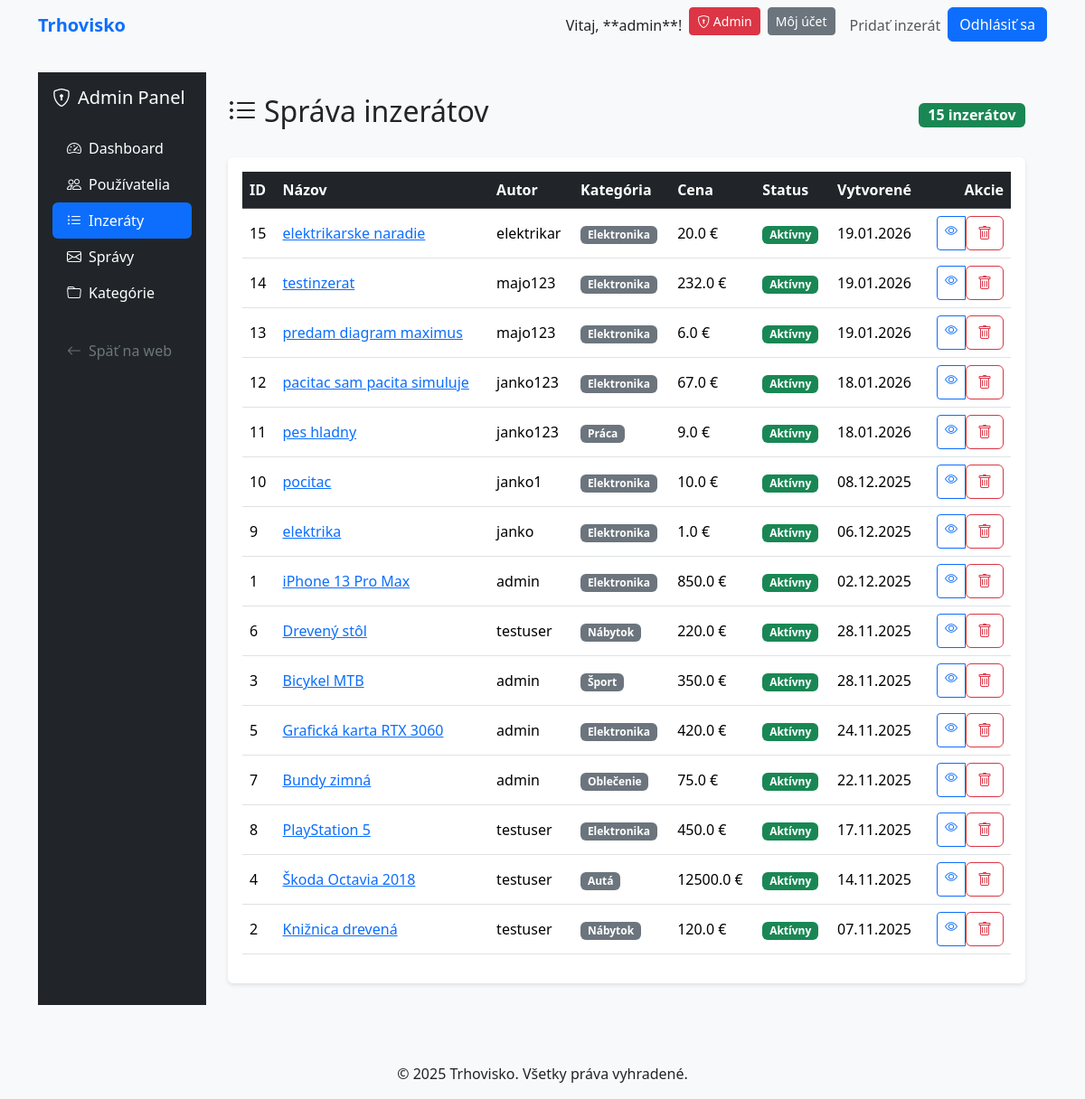
Before: /admin/listings (signed in) with the older database file.
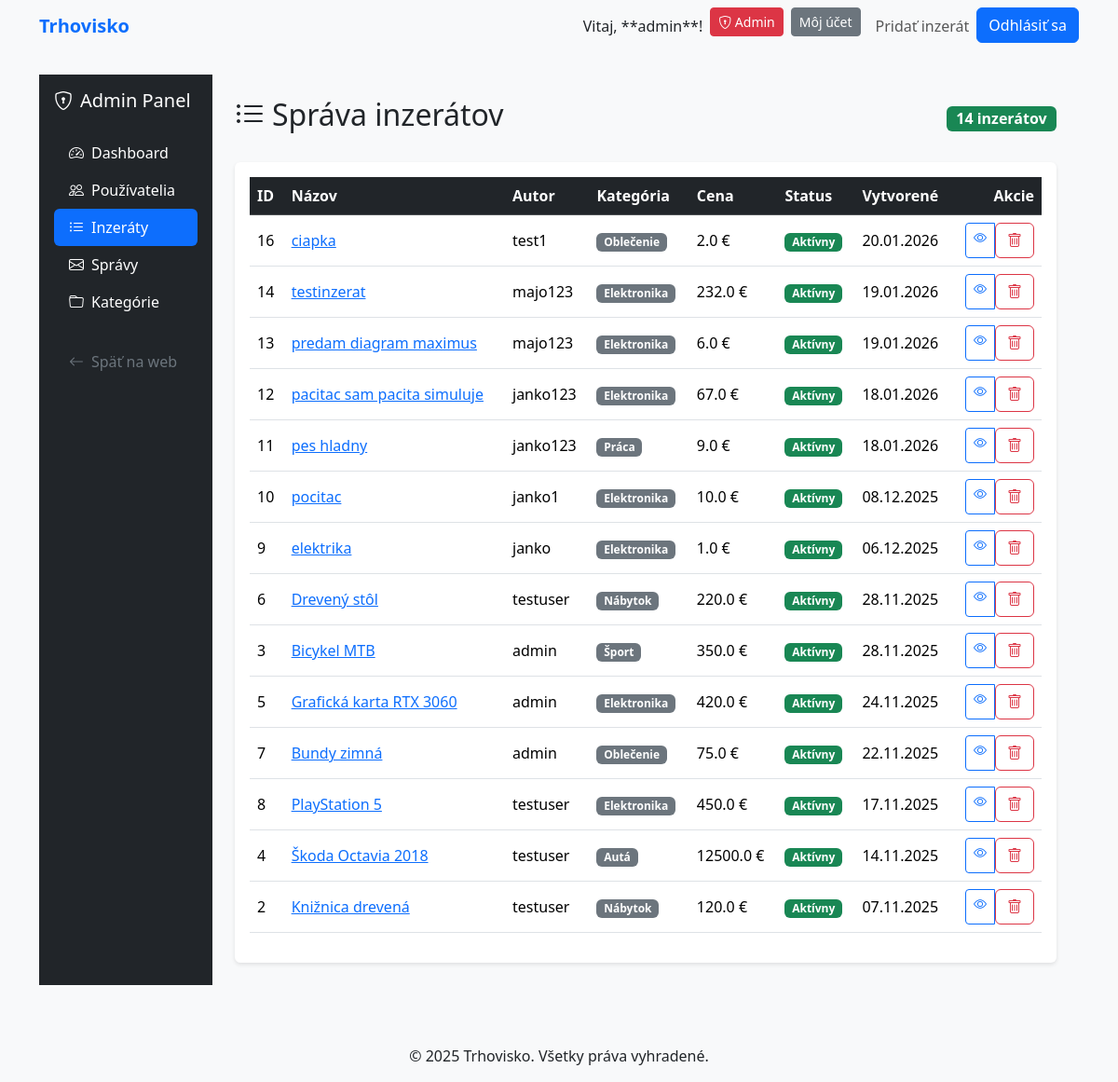
After: the same page with the newer database file.
### models.py (models this page shows, shortened)
class Listing(db.Model):
    id = db.Column(db.Integer, primary_key=True)
    title = db.Column(db.String(200), nullable=False)
    description = db.Column(db.Text, nullable=False)
    price = db.Column(db.Float, nullable=False)
    location = db.Column(db.String(200))
    user_id = db.Column(db.Integer, db.ForeignKey('user.id'), nullable=False)
    category_id = db.Column(db.Integer, db.ForeignKey('category.id'), nullable=False)
    status = db.Column(db.String(20), default='active')
    created_at = db.Column(db.DateTime, default=datetime.utcnow)
    images = db.relationship('Image', backref='listing', lazy=True, cascade='all, delete-orphan')
    messages = db.relationship('Message', backref='listing', lazy=True)
    favorites = db.relationship('Favorite', backref='listing', lazy=True)

class User(db.Model, UserMixin):
    id = db.Column(db.Integer, primary_key=True)
    username = db.Column(db.String(20), unique=True, nullable=False)
    email = db.Column(db.String(120), unique=True, nullable=False)
    password_hash = db.Column(db.String(128), nullable=False)
    role = db.Column(db.String(20), default='user')
    created_at = db.Column(db.DateTime, default=datetime.utcnow)
    listings = db.relationship('Listing', backref='author', lazy=True, cascade='all, delete-orphan')
    sent_messages = db.relationship('Message', foreign_keys=[Message.sender_id], backref='sender', lazy=True, cascade='all, delete-orphan')
    received_messages = db.relationship('Message', foreign_keys=[Message.receiver_id], backref='receiver', lazy=True, cascade='all, delete-orphan')
    favorites = db.relationship('Favorite', backref='user', lazy=True, cascade='all, delete-orphan')
    def is_admin(self):
        return self.role == 'admin'

class Category(db.Model):
    id = db.Column(db.Integer, primary_key=True)
    name = db.Column(db.String(100), nullable=False)
    description = db.Column(db.Text)
    parent_id = db.Column(db.Integer, db.ForeignKey('category.id'), nullable=True)
    listings = db.relationship('Listing', backref='category', lazy=True)
    subcategories = db.relationship('Category', backref=db.backref('parent', remote_side=[id]), lazy=True)

### routes.py (the view)
    @app.route('/admin/listings')
    @login_required
    @admin_required
    def admin_listings():
        listings = Listing.query.order_by(Listing.created_at.desc()).all()
        return render_template('admin/listings.html', listings=listings)

### app.py (called while the page is built)
    @app.context_processor
    def inject_user():
        from flask_login import current_user
        return dict(current_user=current_user)

    @login_manager.user_loader
    def load_user(user_id):
        from models import User
        return db.session.get(User, int(user_id))

### routes.py (called while the page is built)
def admin_required(f):
    from functools import wraps
    @wraps(f)
    def decorated_function(*args, **kwargs):
        if not current_user.is_authenticated or not current_user.is_admin():
            flash('Prístup zamietnutý. Vyžadujú sa administrátorské práva.', 'danger')
            return redirect(url_for('home'))
        return f(*args, **kwargs)
    return decorated_function

### templates/admin/listings.html (shortened to what this page needs)
{% extends "admin/base_admin.html" %}
{% block admin_content %}
<div class="d-flex justify-content-between align-items-center mb-4">
    <h2><i class="bi bi-list-ul me-2"></i>Správa inzerátov</h2>
    <span class="badge bg-success fs-6">{{ listings|length }} inzerátov</span>
</div>
<div class="card">
    <div class="card-body">
        <div class="table-responsive">
            <table class="table table-hover align-middle">
                <thead class="table-dark">
                    <tr>
                        <th>ID</th>
                        <th>Názov</th>
                        <th>Autor</th>
                        <th>Kategória</th>
                        <th>Cena</th>
                        <th>Status</th>
                        <th>Vytvorené</th>
                        <th class="text-end">Akcie</th>
                    </tr>
                </thead>
                <tbody>
                    {% for listing in listings %}
                    <tr>
                        <td>{{ listing.id }}</td>
                        <td>
                            <a href="{{ url_for('listing_detail', id=listing.id) }}" target="_blank">
                                {{ listing.title[:40] }}{% if listing.title|length > 40 %}...{% endif %}
                            </a>
                        </td>
                        <td>{{ listing.author.username }}</td>
                        <td>
                            <span class="badge bg-secondary">{{ listing.category.name if listing.category else 'N/A' }}</span>
                        </td>
                        <td>{{ listing.price }} €</td>
                        <td>
                            {% if listing.status == 'active' %}
                            <span class="badge bg-success">Aktívny</span>
                            {% elif listing.status == 'sold' %}
                            <span class="badge bg-danger">Predaný</span>
                            {% else %}
                            <span class="badge bg-warning">{{ listing.status }}</span>
                            {% endif %}
                        </td>
                        <td>{{ listing.created_at.strftime('%d.%m.%Y') }}</td>
                        <td class="text-end">
                            <div class="btn-group btn-group-sm">
                                <a href="{{ url_for('listing_detail', id=listing.id) }}"
                                   class="btn btn-outline-primary" target="_blank" title="Zobraziť">
                                    <i class="bi bi-eye"></i>
                                </a>
                                <form method="POST" action="{{ url_for('admin_delete_listing', listing_id=listing.id) }}"
                                      class="d-inline"
                                      onsubmit="return confirm('Naozaj chcete zmazať inzerát \"{{ listing.title }}\"?');">
                                    <button type="submit" class="btn btn-outline-danger" title="Zmazať">
                                        <i class="bi bi-trash"></i>
                                    </button>
                                </form>
                            </div>
                        </td>
                    </tr>
                    {% endfor %}
                </tbody>
            </table>
        </div>
    </div>
</div>
{% endblock %}

Changed rows visible on the page:
removed Listing: id "15", title "elektrikarske naradie", author.username "elektrikar", category "Elektronika", price "20.0", status "Aktívny", created_at "19.01.2026"
removed Listing: id "1", title "iPhone 13 Pro Max", author.username "admin", category "Elektronika", price "850.0", status "Aktívny", created_at "02.12.2025"
added Listing: id "16", title "ciapka", author.username "test1", category "Oblečenie", price "2.0", status "Aktívny", created_at "20.01.2026"
Other visible differences:
{{ listings|length }}: "15" → "14"
